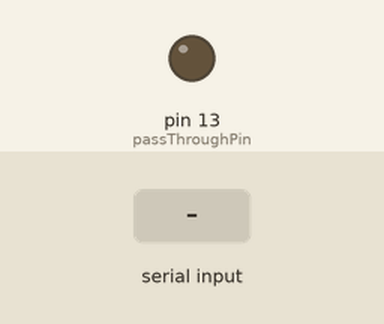
Simulated run of this sketch. Board: Arduino Uno, built with avr-gcc and run on an emulated ATmega328P. Shown: output pins drawn as LEDs (lit = HIGH). The inputs (shaded band) are chosen by the test bench.

Above: at 1.2 s.
1.3 s: "1" received over Serial
At 1.7 s:
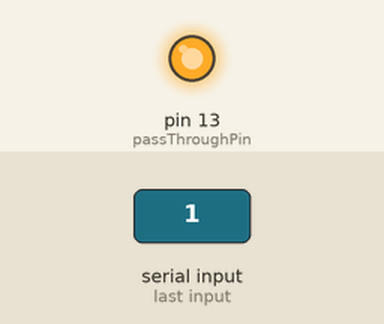
Timing chart, 0 to 4.3 s (numbered marks = the images above; inputs shaded):
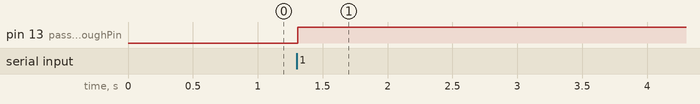

The sketch:

Bluetooth.ino
```cpp
#include <SoftwareSerial.h>

const byte rxPin = 9;
const byte txPin = 8;
const byte passThroughPin = 13;
SoftwareSerial BTSerial(rxPin, txPin); // RX TX

int intByte;
int sendMethod = 1;
char controlChar = ' ';
char displayOption = '<';

const uint8_t numRawChar = 90;
char msgRaw[numRawChar];

uint8_t charCount = 0;
bool dataToSend = false;

void setup()
{
  // define pin modes for tx, rx:
  pinMode(rxPin, INPUT);
  pinMode(txPin, OUTPUT);
  pinMode(passThroughPin, INPUT_PULLUP);
  BTSerial.begin(9600);
  Serial.begin(1200);
  pinMode(LED_BUILTIN, OUTPUT);
  digitalWrite(LED_BUILTIN, LOW);
}

void loop()
{
  while (Serial.available() > 0)
  {
    digitalWrite(LED_BUILTIN, HIGH);
    intByte = Serial.read();

    BTSerial.write(intByte);
  }
}
```

Measured:
- after the input at 1.3 s, pin 13 (passThroughPin): LOW → HIGH at once
